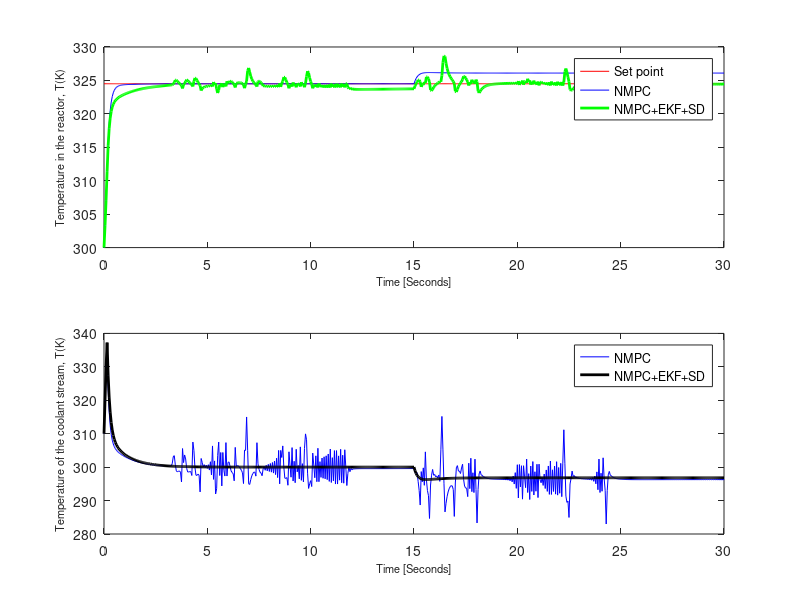
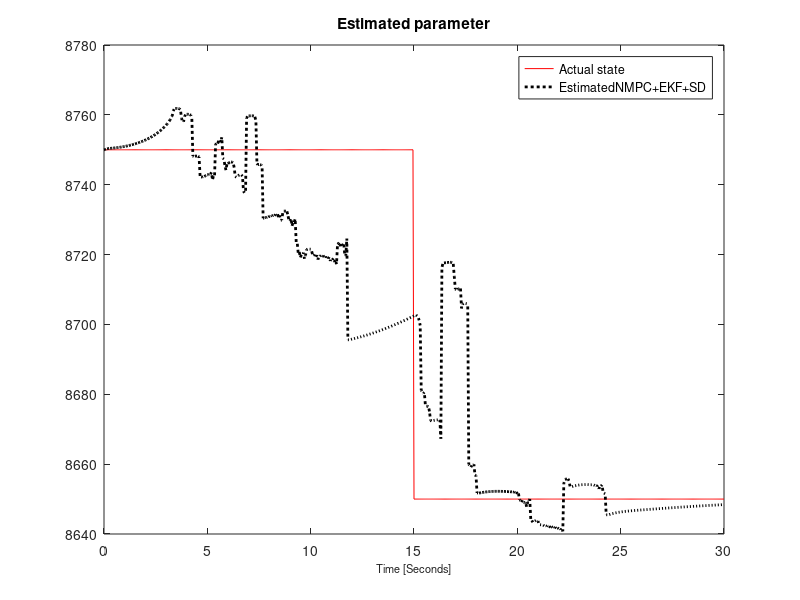
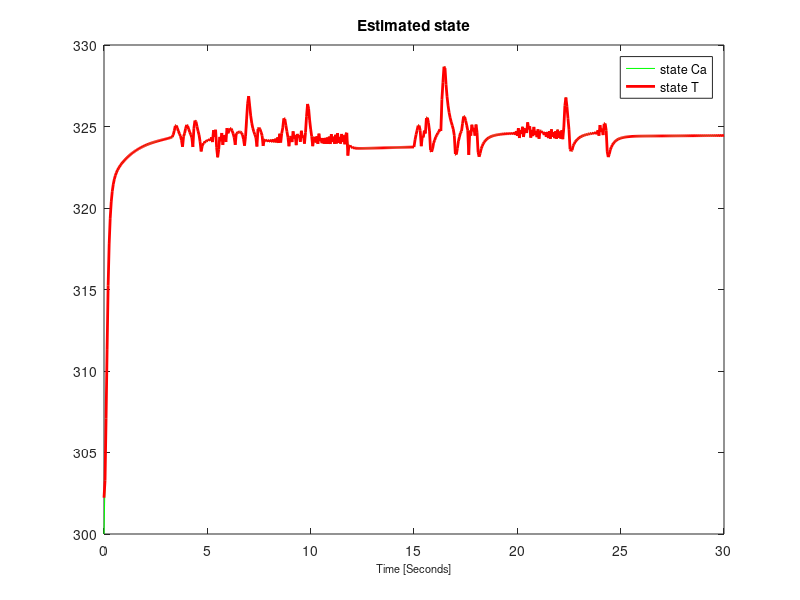

Write the MATLAB code that produced these figures, in order.
clc
load('NMPC_EKF_SD')
load('NMPC')

figure(1)
subplot(2,1,1)
plot(time, setpoint, 'r', time, predicted_nmpc, 'b-', time,predicted,'g-',  'LineWidth',2);
ylabel('Temperature in the reactor, T(K)','FontSize' , 8)
xlabel('Time [Seconds]','FontSize',8)
legend('Set point','NMPC','NMPC+EKF+SD')

subplot(2,1,2)
plot(time, input, 'b', time,input_nmpc,'k-',  'LineWidth',2);
ylabel('Temperature of the coolant stream, T(K)','FontSize' , 8)
xlabel('Time [Seconds]','FontSize',8)
legend('NMPC','NMPC+EKF+SD')

figure(2)
subplot(1,1,1)
plot(time, actual, 'r', time, ekf, 'k:',  'LineWidth',2);
title('Estimated parameter')
xlabel('Time [Seconds]','FontSize',8)
legend('Actual state','EstimatedNMPC+EKF+SD')

figure(3)
subplot(1,1,1)
plot(time, E_R_sp, 'g', time, E_R_pred, 'r',  'LineWidth',2);
title('Estimated state')
xlabel('Time [Seconds]','FontSize',8)
legend('state Ca','state T')
